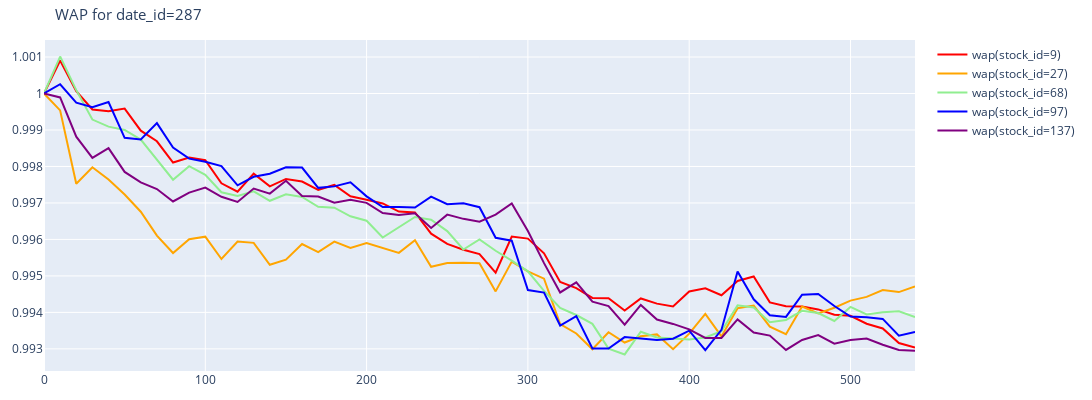

Notebook code cell kept with this figure:
### Code cell
fig = go.Figure()

c = 0
for i in sorted(stockID):
    dt = df[(df["stock_id"]==i)&(df["date_id"]==dateID[2])]
    # dt["target"] = dt["target"]-dt["target"].mean() # 平移至０
    # dt["target"] = (dt["target"]-dt["target"].mean())/dt["target"].std() # 做標準化
    fig.add_trace(
    go.Scatter(x = dt['seconds_in_bucket'], 
            y = dt['wap'], 
            name = 'wap'+'(stock_id='+str(i)+')',
            line = dict(color = color[c])))
    c += 1


fig.update_layout(title = "WAP for date_id="+str(dateID[2]),
                title_font = dict(size = 15),
                showlegend = True,
                width = 1100,
                height = 400,
                margin = dict(l = 40, r = 40, t = 40, b = 20))
